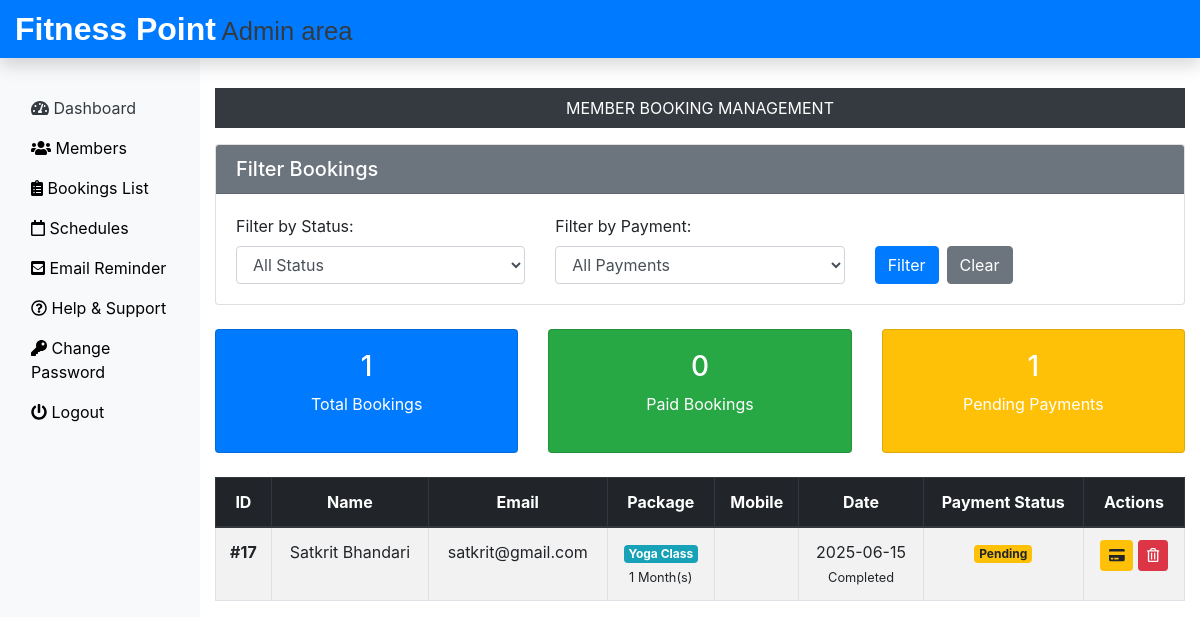
Page /Admin/bookings.php (signed in) on the committed database.
### tables this page shows
CREATE TABLE `submitbookingt_tb` (
  `Booking_id` int(11) NOT NULL,
  `member_name` varchar(90) DEFAULT NULL,
  `member_email` varchar(90) DEFAULT NULL,
  `booking_type` varchar(90) DEFAULT NULL,
  `trainer` varchar(90) DEFAULT NULL,
  `member_mobile` varchar(90) DEFAULT NULL,
  `member_add1` varchar(90) DEFAULT NULL,
  `member_date` date DEFAULT NULL,
  `subscription_months` int(11) DEFAULT NULL,
  `payment_status` enum('pending','paid','failed','refunded') DEFAULT 'pending',
  `subscription_start_date` date DEFAULT NULL,
  `subscription_end_date` date DEFAULT NULL
);

### Admin/bookings.php (the view, shortened to what this page needs)
<?php
include('includes/header.php');
include('../dbConnection.php');
?>
<div class="col-sm-9 col-md-10 mt-5 text-center">
    <p class="bg-dark text-white p-2">MEMBER BOOKING MANAGEMENT</p>
    <div class="card mb-4">
        <div class="card-header bg-secondary text-white text-left">
            <h5 class="mb-0">Filter Bookings</h5>
        </div>
        <div class="card-body text-left">
            <form method="GET" class="row">
                <div class="col-md-4">
                    <label for="filter_status">Filter by Status:</label>
                    <select class="form-control" id="filter_status" name="filter_status">
                        <option value="">All Status</option>
                    </select>
                </div>
                <div class="col-md-4">
                    <label for="filter_payment">Filter by Payment:</label>
                    <select class="form-control" id="filter_payment" name="filter_payment">
                        <option value="">All Payments</option>
                    </select>
                </div>
                <div class="col-md-4 d-flex align-items-end">
                    <button type="submit" class="btn btn-primary mr-2">Filter</button>
                    <a href="bookings.php" class="btn btn-secondary">Clear</a>
                </div>
            </form>
        </div>
    </div>
    <div class="row mb-4">
        <?php
        $totalBookings = $conn->query("SELECT COUNT(*) as count FROM submitbookingt_tb")->fetch_assoc()['count'];
        $paidBookings = $conn->query("SELECT COUNT(*) as count FROM submitbookingt_tb WHERE LCASE(payment_status) = 'paid'")->fetch_assoc()['count'];
        $pendingPayments = $conn->query("SELECT COUNT(*) as count FROM submitbookingt_tb WHERE LCASE(payment_status) = 'pending'")->fetch_assoc()['count'];
        ?>
        <div class="col-md-4">
            <div class="card text-center bg-primary text-white">
                <div class="card-body">
                    <h3><?php echo $totalBookings; ?></h3>
                    <p>Total Bookings</p>
                </div>
            </div>
        </div>
        <div class="col-md-4">
            <div class="card text-center bg-success text-white">
                <div class="card-body">
                    <h3><?php echo $paidBookings; ?></h3>
                    <p>Paid Bookings</p>
                </div>
            </div>
        </div>
        <div class="col-md-4">
            <div class="card text-center bg-warning text-white">
                <div class="card-body">
                    <h3><?php echo $pendingPayments; ?></h3>
                    <p>Pending Payments</p>
                </div>
            </div>
        </div>
    </div>
    <?php
    $sql = "SELECT * FROM submitbookingt_tb WHERE 1=1";
    $sql .= " ORDER BY Booking_id DESC";
    $stmt = $conn->prepare($sql);
    $stmt->execute();
    $result = $stmt->get_result();
    if ($result->num_rows > 0) {
        echo '<div class="table-responsive">
        <table class="table table-bordered table-hover table-striped">
            <thead class="thead-dark">
                <tr>
                    <th>ID</th>
                    <th>Name</th>
                    <th>Email</th>
                    <th>Package</th>
                    <th>Mobile</th>
                    <th>Date</th>
                    <th>Payment Status</th>
                    <th>Actions</th>
                </tr>
            </thead>
            <tbody>';
        while ($row = $result->fetch_assoc()) {
            $bookingDate = new DateTime($row["member_date"]);
            $today = new DateTime('today');
            $bookingStatus = '';
            if ($bookingDate < $today) {
                $bookingStatus = 'Completed';
            } elseif ($bookingDate == $today) {
                $bookingStatus = 'Today';
            } else {
                $bookingStatus = 'Upcoming';
            }
            $paymentBadge = '';
            switch (strtolower($row['payment_status'])) {
                case 'pending':
                    $paymentBadge = '<span class="badge badge-warning">Pending</span>';
                    break;
            }
            echo '<tr>';
            echo '<td><strong>#' . $row["Booking_id"] . '</strong></td>';
            echo '<td>' . htmlspecialchars($row["member_name"]) . '</td>';
            echo '<td>' . htmlspecialchars($row["member_email"]) . '</td>';
            echo '<td><span class="badge badge-info">' . htmlspecialchars($row["booking_type"]) . '</span><br><small>' . $row["subscription_months"] . ' Month(s)</small></td>';
            echo '<td>' . htmlspecialchars($row["member_mobile"]) . '</td>';
            echo '<td>' . $bookingDate->format('Y-m-d') . '<br><small>' . $bookingStatus . '</small></td>';
            echo '<td>' . $paymentBadge . '</td>';
            echo '<td>
                <button class="btn btn-sm btn-warning update-payment"
                        data-id="' . $row["Booking_id"] . '"
                        data-status="' . $row["payment_status"] . '"
                        data-toggle="modal" data-target="#paymentModal">
                    <i class="fas fa-credit-card"></i>
                </button>
                <form method="POST" class="d-inline" onsubmit="return confirm(\'Are you sure you want to delete this booking?\')">
                    <input type="hidden" name="id" value="' . $row["Booking_id"] . '">
                    <button type="submit" class="btn btn-sm btn-danger" name="delete">
                        <i class="far fa-trash-alt"></i>
                    </button>
                </form>
            </td>';
            echo '</tr>';
        }
        echo '</tbody></table></div>';
    } else {
        echo '<div class="alert alert-info">No bookings found.</div>';
    }
    ?>
</div>
<?php include('includes/footer.php'); ?>

### css/custom.css (style rules this page uses)
a { color: black; }

### rows in the picture
submitbookingt_tb: Booking_id "17", member_name "Satkrit Bhandari", member_email "satkrit@gmail.com", booking_type "Yoga Class", subscription_months "1", member_date "2025-06-15", member_date "Completed", payment_status "Pending"

### other values in the picture
$totalBookings "1"
$paidBookings "0"
$pendingPayments "1"
